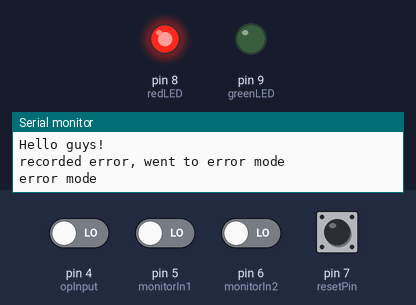
The sketch below on a simulated Arduino Uno, built with avr-gcc and run on an emulated ATmega328P. Shown: output pins drawn as LEDs (lit = HIGH), the last lines printed to the serial monitor. The inputs (shaded band) are chosen by the test bench; at power-on: pin 4 (opInput), pin 5 (monitorIn1), pin 6 (monitorIn2), pin 7 (resetPin) LOW. EEPROM starts erased.

Above: at 1.2 s.
1.3 s: pin 7 (resetPin) pulled HIGH for 0.15 s
2.9 s: pin 4 (opInput) driven HIGH and pin 7 (resetPin) driven HIGH
5.9 s: pin 4 (opInput) driven LOW
At 7.0 s:
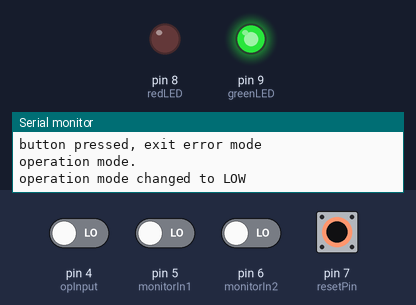
7.5 s: pin 4 (opInput) driven HIGH
9.0 s: pin 5 (monitorIn1) driven HIGH and pin 6 (monitorIn2) driven HIGH
12.0 s: pin 5 (monitorIn1) driven LOW
At 13.6 s:
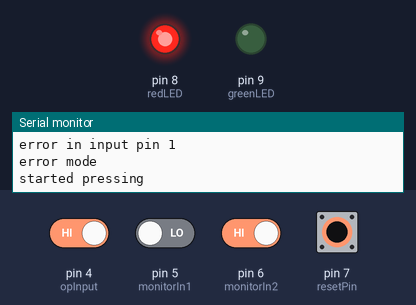
Timing chart, 0 to 15.1 s (numbered marks = the images above; inputs shaded):
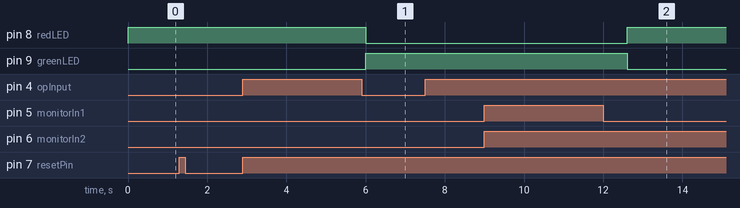

Measured:
- after the input at 9.0 s, every drawn part: stays the same
- after the input at 12.0 s, pin 8 (redLED): LOW → HIGH after 0.60 s; pin 9 (greenLED): HIGH → LOW after 0.60 s

The sketch:

monitor4.ino
```cpp
#include <Bounce2.h>

/*Begining of Auto generated code by Atmel studio */
#include <Arduino.h>

/*End of auto generated code by Atmel studio */

//code by Dror Rapaport
//email:drorra@post.bgu.ac.il
#include <EEPROM.h>
//Beginning of Auto generated function prototypes by Atmel Studio
//End of Auto generated function prototypes by Atmel Studio


//Beginning of Auto generated function prototypes by Atmel Studio
void enterErrorMode();
void exitErrorMode();
void printStates();
//End of Auto generated function prototypes by Atmel Studio


bool isError=false; //1 if error mode, 0 if operational
int opState=3; //HIGH if inputs need to be HIGH, LOW otherwise, 3 in init
int opInput=4; //operation input pin

//the inputs we monitor
int monitorIn1=5;
int monitorIn2=6;
unsigned long OpSwitchTime;  //time since operation change (not including delay)
int relayPin=10; //Pin for relay (LOW if in error mode, HIGH else) (NC mode, negate if NO mode)
int resetPin=7; //Reset button
int greenLED=9; //green led pin
int redLED=8;  //red led pin
unsigned long millisSinceChange=0;
unsigned long initWaitThershold=5*1000; //wait 5 secs from opState change to voltage check
unsigned long millisHeld=0;    // How long the button was held (milliseconds)
int ErrorCodeAddress = 0; //address for storing error code in EEPROM
int resetTime=3*1000; //time to reset in milliseconds
unsigned long debounceButtonThreshold=100; //time to debounce for button, tweak if needed
unsigned long debounceInputThreshold=100; //time to debounce for inputs, tweak if needed

//debouncers
Bounce  opBouncer  = Bounce();
Bounce  resetBouncer  = Bounce();
Bounce  in1Bouncer  = Bounce();
Bounce  in2Bouncer  = Bounce();

unsigned long toggleTime; //timestamp when button press started
void printStates(int val){
  if(val==LOW){
    Serial.print("LOW \n");
  }
  else if(val==HIGH){
    Serial.print("HIGH \n");
  }
  else{
    Serial.print("WAAAAAAT \n");
  }
}
//Write error to EEPROM, turn off relay and sets LEDs
void enterErrorMode(){
  EEPROM.write(ErrorCodeAddress,1);
  isError=true;
  millisSinceChange=0;
  digitalWrite(redLED, HIGH);
  digitalWrite(greenLED, LOW);
  digitalWrite(relayPin, LOW);
  Serial.write("error mode \n");
}


//Delete error from EEPROM, turn off relay and sets LEDs
void exitErrorMode(){
  EEPROM.write(ErrorCodeAddress,0);
  isError=false;
  opState=3;
  millisSinceChange=0;
  digitalWrite(redLED, LOW);
  digitalWrite(greenLED, HIGH);
  digitalWrite(relayPin, HIGH);
  Serial.write("operation mode. \n");
}
void setup(){
  Serial.begin(9600);
  Serial.write("Hello guys! \n");
  //initialize pins
  pinMode(opInput,INPUT);
  pinMode(monitorIn1,INPUT);
  pinMode(monitorIn2,INPUT);
  pinMode(resetPin,INPUT);
  pinMode(redLED,OUTPUT);
  pinMode(greenLED,OUTPUT);
  //attaching debouncers
  opBouncer.attach(opInput);
  opBouncer.interval(debounceInputThreshold);
  in1Bouncer.attach(monitorIn1);
  in1Bouncer.interval(debounceInputThreshold);
  in2Bouncer.attach(monitorIn2);
  in2Bouncer.interval(debounceInputThreshold);
  resetBouncer.attach(resetPin);
  resetBouncer.interval(debounceButtonThreshold);

  //Find if device was in error mode before shutting down
  int initError=(int)EEPROM.read(ErrorCodeAddress);
  if(initError){
    Serial.write("recorded error, went to error mode \n");
    enterErrorMode();
  }
  else{
    Serial.write("no recorded error \n");
    exitErrorMode();
  }
}

void loop() {
  in1Bouncer.update();
  in2Bouncer.update();
  resetBouncer.update();
  opBouncer.update();
  //if in error mode, check for button presses
  if(isError){
    //Count pressing time
    int currentButtonState=resetBouncer.read();
    if (currentButtonState==HIGH){
      if(toggleTime==0){
        Serial.write("started pressing \n");
        toggleTime=millis();
      }
      millisHeld=millis()-toggleTime;
      if (millisHeld>=resetTime){
        Serial.write("button pressed, exit error mode \n");
        exitErrorMode();
        millisHeld=0;
        toggleTime=0;
      }
    }
    else{
      toggleTime=0;
      millisHeld=0;
      }
  }
  else{
    int currentOp=opBouncer.read();
    if(currentOp!=opState){
      Serial.write("operation mode changed to ");
      printStates(currentOp);
      opState=currentOp;
      millisSinceChange=millis();
      isError=false;
      return;
    }
    //if passed time threshold, check inputs
    if(millis()-millisSinceChange>initWaitThershold){
      int in1state=in1Bouncer.read();
      int in2state=in2Bouncer.read();
      Serial.write("input 1 state: ");
      printStates(in1state);
      Serial.write(" input 2 state: ");
      printStates(in2state);
      if (in1state!=opState){
        Serial.write("error in input pin 1 \n");
        enterErrorMode();
      }
      else if (in2state!=opState){
        Serial.write("error in input pin 2 \n");
        enterErrorMode();
     }
    }
  }
  delay(1);
}
```
